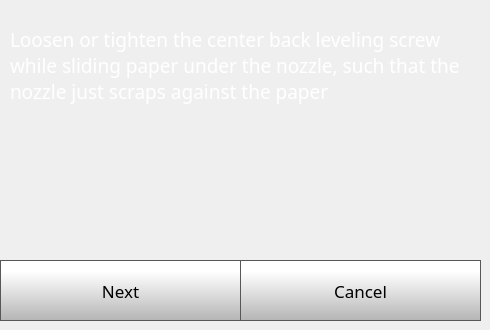
    <widget class="QWidget" name="quickStep2Page">
     <widget class="QLabel" name="caliberateLabel_7">
      <property name="geometry">
       <rect>
        <x>10</x>
        <y>0</y>
        <width>471</width>
        <height>131</height>
       </rect>
      </property>
      <property name="font">
       <font>
        <family>Gotham</family>
        <pointsize>14</pointsize>
        <weight>50</weight>
        <bold>false</bold>
       </font>
      </property>
      <property name="styleSheet">
       <string notr="true">color: rgb(255, 255, 255);</string>
      </property>
      <property name="text">
       <string>Loosen or tighten the center back leveling screw while sliding paper under the nozzle, such that the nozzle just scraps against the paper</string>
      </property>
      <property name="wordWrap">
       <bool>true</bool>
      </property>
     </widget>
     <widget class="QPushButton" name="quickStep2NextButton">
      <property name="geometry">
       <rect>
        <x>0</x>
        <y>260</y>
        <width>241</width>
        <height>61</height>
       </rect>
      </property>
      <property name="font">
       <font>
        <family>Gotham</family>
        <pointsize>13</pointsize>
       </font>
      </property>
      <property name="styleSheet">
       <string notr="true">QPushButton {
     border: 1px solid rgb(87, 87, 87);
	background-color: qlineargradient(spread:pad, x1:0, y1:1, x2:0, y2:0.188, stop:0 rgba(180, 180, 180, 255), stop:1 rgba(255, 255, 255, 255));


}

QPushButton:pressed {
    background-color: qlineargradient(x1: 0, y1: 0, x2: 0, y2: 1,
                                      stop: 0 #dadbde, stop: 1 #f6f7fa);
}

QPushButton:flat {
    border: none; /* no border for a flat push button */
}

QPushButton:default {
    border-color: navy; /* make the default button prominent */
}

QPushButton:focus {
	outline: none;
}</string>
      </property>
      <property name="text">
       <string>Next</string>
      </property>
      <property name="iconSize">
       <size>
        <width>40</width>
        <height>40</height>
       </size>
      </property>
     </widget>
     <widget class="QPushButton" name="quickStep2CancelButton">
      <property name="geometry">
       <rect>
        <x>240</x>
        <y>260</y>
        <width>241</width>
        <height>61</height>
       </rect>
      </property>
      <property name="font">
       <font>
        <family>Gotham</family>
        <pointsize>13</pointsize>
       </font>
      </property>
      <property name="styleSheet">
       <string notr="true">QPushButton {
     border: 1px solid rgb(87, 87, 87);
	background-color: qlineargradient(spread:pad, x1:0, y1:1, x2:0, y2:0.188, stop:0 rgba(180, 180, 180, 255), stop:1 rgba(255, 255, 255, 255));


}

QPushButton:pressed {
    background-color: qlineargradient(x1: 0, y1: 0, x2: 0, y2: 1,
                                      stop: 0 #dadbde, stop: 1 #f6f7fa);
}

QPushButton:flat {
    border: none; /* no border for a flat push button */
}

QPushButton:default {
    border-color: navy; /* make the default button prominent */
}

QPushButton:focus {
	outline: none;
}</string>
      </property>
      <property name="text">
       <string>Cancel</string>
      </property>
      <property name="iconSize">
       <size>
        <width>40</width>
        <height>40</height>
       </size>
      </property>
     </widget>
    </widget>
